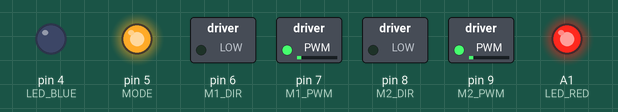
The sketch below on a simulated Arduino Uno, built with avr-gcc and run on an emulated ATmega328P. On the bench: switched loads named in the sketch (green lamp = pin HIGH), output pins drawn as LEDs (lit = HIGH).

Above: at 2.05 s.
At 7.65 s:
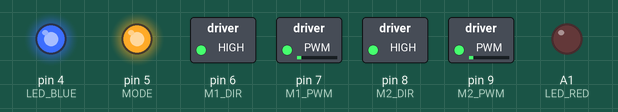
Timing chart, 0 to 8.5 s (numbered marks = the images above):
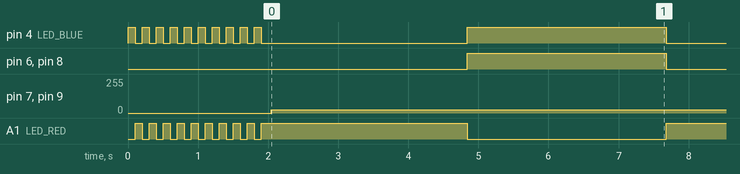

The sketch:

motor_controller_robot_v1_test.ino
```cpp
//#include <DRV8835_DRIVER.h>


/*

 *
 * The connections are:
 * IN2/EN - BIN2/BENABLE - M2PWM
 * IN1/PH - BIN1/BPHASE  - M2DIR
 * IN2/EN - AIN2/AENABLE - M1PWM
 * IN1/PH - AIN1/APHASE  - M1DIR
 */

const int LED_BLUE = 4;
const int LED_RED = A1;
const int MODE = 5;
const int M1_DIR = 6;
const int M1_PWM = 7;
const int M2_DIR = 8;
const int M2_PWM = 9;

int counter = 0 ;

int speedPercent = 100;  //Speed percentage of the maximum


//DRV8835_DRIVER motors;

void setup()
{
  pinMode(LED_RED, OUTPUT);
  pinMode(LED_BLUE,OUTPUT);
  pinMode(MODE,OUTPUT);
  pinMode(M1_DIR,OUTPUT);
  pinMode(M1_PWM,OUTPUT);
  pinMode(M2_DIR,OUTPUT);
  pinMode(M2_PWM,OUTPUT);

  digitalWrite(LED_BLUE, LOW);
  digitalWrite(LED_RED, HIGH);
  digitalWrite(MODE,HIGH);
  // uncomment one or both of the following lines if your motors' directions need to be flipped
  //motors.flipM1(true);
  //motors.flipM2(true);
  for(int i =0; i<20; i++) {
        digitalWrite(LED_RED, !digitalRead(LED_RED));
        digitalWrite(LED_BLUE, !digitalRead(LED_BLUE));
        delay(100);
  }
}

void loop()
{
  //Here the motor speed is determined by delays between
  //setting PWM high and low.
  //For example 50us high and 500 low will give 9% PWM so motors
  //will be pretty slow, only at 9% of maximum speed.
  digitalWrite(M1_PWM, HIGH);
  digitalWrite(M2_PWM, HIGH);
  delayMicroseconds(50);
  digitalWrite(M1_PWM, LOW);
  digitalWrite(M2_PWM,LOW);
  delayMicroseconds(500);

  //M1_DIR and M2_DIR will change the direction of the motors.
  counter++ ;
  if (counter>5000) {
    counter=0;
    digitalWrite(M1_DIR, !digitalRead(M1_DIR));
    digitalWrite(M2_DIR, !digitalRead(M2_DIR));
    digitalWrite(LED_RED, !digitalRead(LED_RED));
    digitalWrite(LED_BLUE, !digitalRead(LED_BLUE));
  }
  //delay(1000);

  /*
  digitalWrite(LED_BLUE, HIGH);
  motors.setM1Speed(50);
  delay(1000);
  motors.setM1Speed(0);
  delay(1000);
  motors.setM1Speed(-50);
  delay(1000);
  digitalWrite(LED_BLUE, LOW);


  digitalWrite(LED_RED, HIGH);
  motors.setM2Speed(50);
  delay(1000);
  motors.setM2Speed(0);
  delay(1000);
  motors.setM2Speed(-50);
  delay(1000);
  digitalWrite(LED_RED, LOW);
  */

}
```

Measured:
- by itself, pin 4 (LED_BLUE): goes 9 × (LOW 0.10 s, HIGH 0.10 s), 22 × (LOW 2.9 s, HIGH 2.8 s), LOW 2.8 s, then HIGH
- by itself, pin 6 (M1_DIR), pin 8 (M2_DIR): alternates HIGH for 2.8 s and LOW for 2.8 s
- by itself, pin 7 (M1_PWM), pin 9 (M2_PWM): 0/255 → 26/255 at 2.0 s
- by itself, A1 (LED_RED): goes 8 × (LOW 0.10 s, HIGH 0.10 s), LOW 0.10 s, 22 × (HIGH 2.9 s, LOW 2.8 s), HIGH 2.8 s, then LOW
